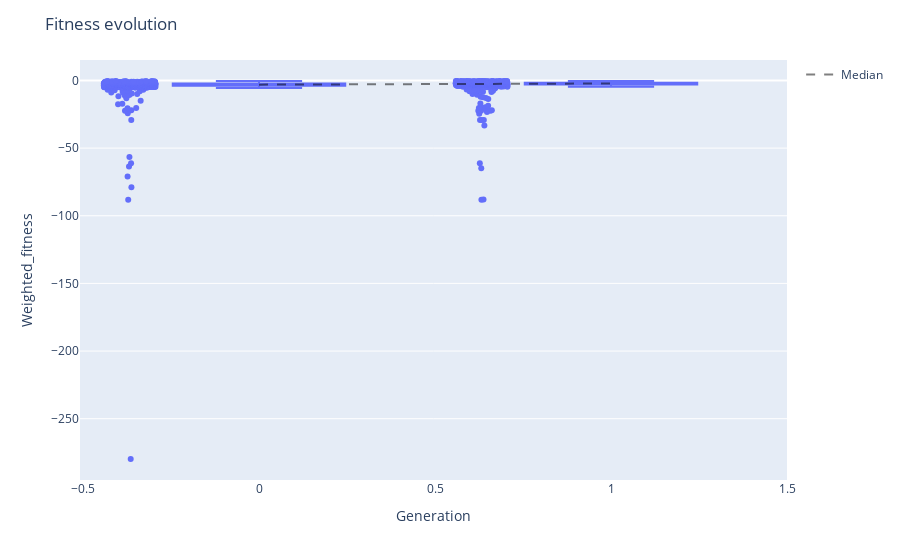

Notebook cell for this chart:
### Code cell
viewer.fitness_evolution(points="all")

### Figure 1 — Plotly figure (JSON) as saved in the notebook; plotly's stock layout.template omitted (floating-point values rounded to 4 significant figures; data arrays with more than 128 entries replaced by an {"elided": "..."} marker saying what was removed)
{"data": [{"alignmentgroup": "True", "boxpoints": "all", "hovertemplate": "Generation=%{x}<br>Weighted_fitness=%{y}<extra></extra>", "legendgroup": "", "marker": {"color": "#636efa"}, "name": "", "notched": false, "offsetgroup": "", "orientation": "v", "showlegend": false, "type": "box", "x": {"elided": "2000 int values"}, "x0": " ", "xaxis": "x", "y": {"elided": "2000 float values"}, "y0": " ", "yaxis": "y"}, {"line": {"color": "rgba(0,0,0,0.5)", "dash": "dash", "width": 2}, "mode": "lines", "name": "Median", "type": "scatter", "x": [0, 1], "y": [-3.095, -2.24]}], "layout": {"boxmode": "group", "legend": {"tracegroupgap": 0}, "margin": {"t": 60}, "title": {"text": "Fitness evolution"}, "xaxis": {"anchor": "y", "domain": [0, 1], "title": {"text": "Generation"}}, "yaxis": {"anchor": "x", "domain": [0, 1], "title": {"text": "Weighted_fitness"}}}}
